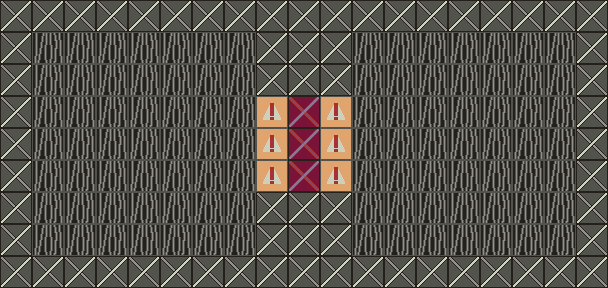

This game map was drawn from its Tiled (.tmx) file and the tilesets committed beside it. A one-line description and the full map source follow:
An orthogonal 19x9 tile map with 32x32 px tiles, 1 tile layer (Tile Layer).

<map version="1.0" orientation="orthogonal" renderorder="right-down" width="19" height="9" tilewidth="32" tileheight="32" infinite="0" backgroundcolor="#8f9389" nextlayerid="3" nextobjectid="512">
<tileset firstgid="1" name="tileset" tilewidth="32" tileheight="32" tilecount="1024" columns="5">
<image source="../tileset.png" width="160" height="160" />
</tileset>
<layer id="1" name="Tile Layer" width="19" height="9">
<data encoding="csv">
2,2,2,2,2,2,2,2,2,2,2,2,2,2,2,2,2,2,2,
2,11,11,11,11,11,11,11,2,2,2,11,11,11,11,11,11,11,2,
2,11,11,11,11,11,11,11,2,2,2,11,11,11,11,11,11,11,2,
2,11,11,11,11,11,11,11,8,9,8,11,11,11,11,11,11,11,2,
2,11,11,11,11,11,11,11,8,9,8,11,11,11,11,11,11,11,2,
2,11,11,11,11,11,11,11,8,9,8,11,11,11,11,11,11,11,2,
2,11,11,11,11,11,11,11,2,2,2,11,11,11,11,11,11,11,2,
2,11,11,11,11,11,11,11,2,2,2,11,11,11,11,11,11,11,2,
2,2,2,2,2,2,2,2,2,2,2,2,2,2,2,2,2,2,2
</data>
</layer>
<objectgroup id="2" name="Object Layer">
</objectgroup>
</map>